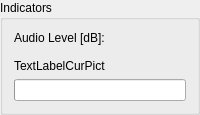
         <widget class="QGroupBox" name="GroupInput">
          <property name="title">
           <string>Indicators</string>
          </property>
          <layout class="QVBoxLayout">
           <property name="spacing">
            <number>6</number>
           </property>
           <property name="margin">
            <number>11</number>
           </property>
           <item>
            <layout class="QHBoxLayout">
             <property name="spacing">
              <number>6</number>
             </property>
             <property name="margin">
              <number>0</number>
             </property>
             <item>
              <widget class="QLabel" name="TextLabelAudioLevel">
               <property name="text">
                <string>Audio Level [dB]:</string>
               </property>
               <property name="wordWrap">
                <bool>false</bool>
               </property>
              </widget>
             </item>
             <item>
              <widget class="QwtThermo" name="ProgrInputLevel">
               <property name="scalePosition">
                <enum>QwtThermo::BottomScale</enum>
               </property>
              </widget>
             </item>
            </layout>
           </item>
           <item>
            <spacer name="verticalSpacer">
             <property name="orientation">
              <enum>Qt::Vertical</enum>
             </property>
             <property name="sizeType">
              <enum>QSizePolicy::Fixed</enum>
             </property>
             <property name="sizeHint" stdset="0">
              <size>
               <width>20</width>
               <height>8</height>
              </size>
             </property>
            </spacer>
           </item>
           <item>
            <widget class="QLabel" name="TextLabelCurPict">
             <property name="text">
              <string>TextLabelCurPict</string>
             </property>
             <property name="wordWrap">
              <bool>false</bool>
             </property>
            </widget>
           </item>
           <item>
            <widget class="QProgressBar" name="ProgressBarCurPict"/>
           </item>
          </layout>
         </widget>
